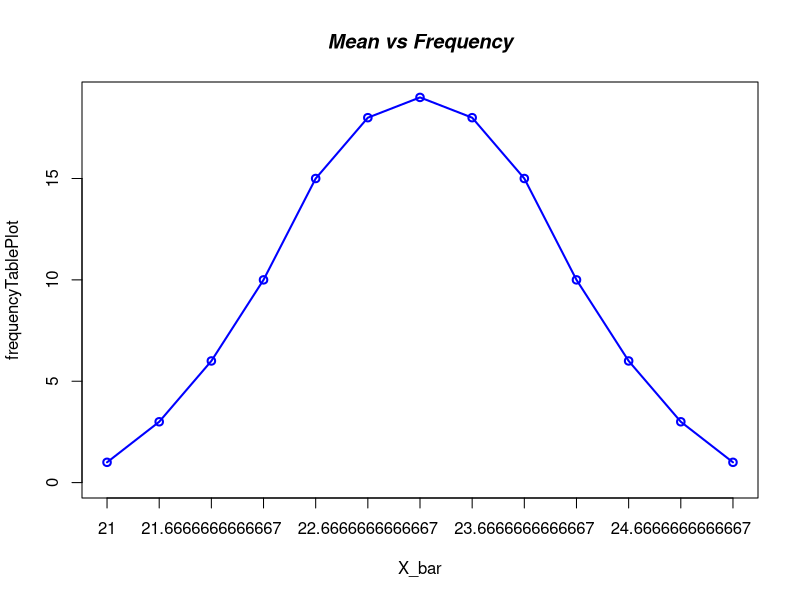

Write R code to recreate this figure.
## ---- chunk 1
population = c(21, 22, 23, 24, 25)
# mean = Sum of number divide by the number of item
populationMean = mean(population) # Output: 23
populationMean
## ---- chunk 2
populationVariance = sum((population - populationMean)**2)/5  # Output: 2
populationVariance
## ---- chunk 3
combinationList = vector()
for (valA in c(21:25)) {
  for (valB in c(21:25)) {
    for (valC in c(21:25)) {
      combinationList <- c(combinationList, c(valA, valB, valC))
    }
  }
}
combinationList <- matrix(combinationList, ncol = 3, byrow=TRUE) 
colnames(combinationList) <-  c("Col1", "Col2", "Col3")
## ---- chunk 4
X_bar = vector()
for (row in 1:nrow(combinationList)) {
  sampleMean = mean(c(combinationList[row,0:3]))
  X_bar <- c(X_bar, sampleMean)
}

## ---- chunk 5
frequencyTable = as.data.frame(table(X_bar))
frequencyTable
## ---- chunk 6
frequencyTablePlot = table(X_bar)
plot(frequencyTablePlot, type="o", col="blue")
title(main="Mean vs Frequency", col.main="Black", font.main=4)
## ---- chunk 7
X_barMean = mean(X_bar) # Output : 23
X_barMean
## ---- chunk 8
X_barVariance = sum((X_bar - X_barMean)**2)/125  # Output: 0.666667
X_barVariance
